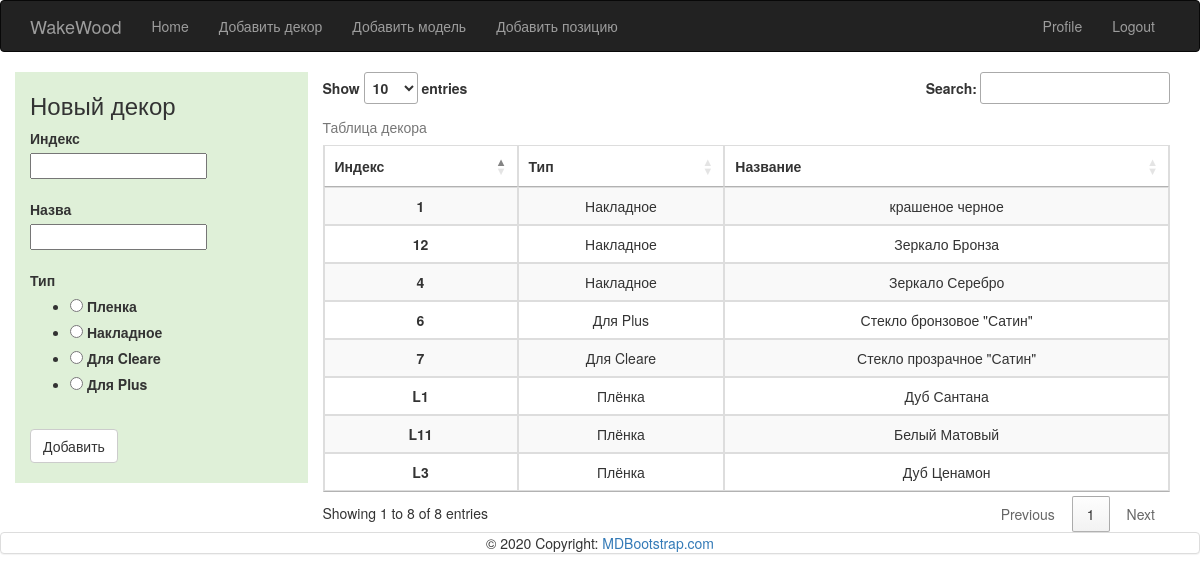
The page /decor (signed in) on the database its author committed.
### app_dir/models.py (models this page shows, shortened)
class Decor(db.Model):
    __tablename__ = 'decor'
    id = db.Column(db.Integer, primary_key=True)
    indexname = db.Column(db.String(16), index=True, unique=True)
    decorname = db.Column(db.String(128), index=True, unique=True)
    decor_type = db.Column(db.String(4), index=True, unique=False)

### app_dir/routes.py (the view, shortened to what this page needs)
@app.route('/decor', methods=['get', 'post'])
@login_required
def decor():
    form = DecorForm()
    decors = Decor.query.all()
    if not decors:
        flash('В базе еще нет декора')
    return render_template('decor.html', title='Decor', decors=decors, forms=form)

### app_dir/forms.py
class DecorForm(FlaskForm):
    indexname = StringField('Индекс', validators=[DataRequired()])
    decorname = StringField('Назва', validators=[DataRequired()])
    decor_type = RadioField(
        'Тип',
        choices=[
            ('0', 'Пленка'),
            ('1', 'Накладное'),
            ('2', 'Для Cleare'),
            ('3', 'Для Plus')
        ]
    )
    submit = SubmitField('Добавить')

### app_dir/models.py (called while the page is built)
@login.user_loader
def load_user(id):
    return User.query.get(int(id))

### app_dir/templates/decor.html (shortened to what this page needs)
{% extends "base.html" %}
{% from "_formhelpers.html" import render_field %}
{% block app_content %}
<div class="row" >
    <div class="col-sm-3 bg-success">
        <h3>Новый декор</h3>
        <form action="" method="post">
                <dl>
                    {{ render_field(forms.indexname) }}
                    {{ render_field(forms.decorname) }}
                    {{ render_field(forms.decor_type) }}
                    {{ forms.submit(class_="btn btn-default") }}
                </dl>
        </form>
    </div>
    <div class="col-sm-9">
        <table class="table table-bordered table-striped text-center" id="same_table">
            <caption>Таблица декора</caption>
            <thead>
                <tr>
                    <th class="text-center">Индекс</th>
                    <th class="text-center">Тип</th>
                    <th class="text-center">Название</th>
                </tr>
            </thead>
            <tbody>
            {% for decor in decors %}
            <tr>
                <td>
                    <strong>{{ decor.indexname }}</strong>
                </td>
                <td>
                    {% if decor.decor_type == '1000' %}
                        Плёнка
                    {% elif decor.decor_type == '0100' %}
                        Накладное
                    {% elif decor.decor_type == '0010' %}
                        Для Cleare
                    {% elif decor.decor_type == '0001' %}
                        Для Plus
                    {% endif %}
                </td>
                <td>
                    {{ decor.decorname }}
                </td>
            </tr>
            {% endfor %}
            </tbody>
        </table>
    </div>
</div>
{% endblock %}

### app_dir/templates/base.html (shortened to what this page needs)
{% extends 'bootstrap/base.html' %}
{% block styles %}
{{ super() }}
    <link rel="stylesheet" type="text/css" href="//cdn.datatables.net/1.10.20/css/jquery.dataTables.css">
{% endblock %}
{% block navbar %}
    <nav class="navbar navbar-inverse">
        <div class="container">
            <div class="navbar-header">
                <a class="navbar-brand" href="{{ url_for('index') }}">WakeWood</a>
            </div>
            <div class="collapse navbar-collapse" id="bs-example-navbar-collapse-1">
                <ul class="nav navbar-nav">
                    <li><a href="{{ url_for('index') }}">Home</a></li>
                    <li><a href="{{ url_for('decor') }}">Добавить декор</a></li>
                    <li><a href="{{ url_for('door_model') }}">Добавить модель</a></li>
                    <li><a href="{{ url_for('position') }}">Добавить позицию</a></li>
                </ul>
                <ul class="nav navbar-nav navbar-right">
                    {% if current_user.is_anonymous %}
                    <li><a href="{{ url_for('login') }}">Login</a></li>
                    {% else %}
                    <li><a href="{{ url_for('user', username=current_user.username) }}">Profile</a></li>
                    <li><a href="{{ url_for('logout') }}">Logout</a></li>
                    {% endif %}
                </ul>
            </div>
        </div>
    </nav>
{% endblock %}
{% block content %}
    <div class="container">
        {% block app_content %}{% endblock %}
    </div>
{% endblock %}
{% block scripts %}
<div class="panel panel-default">
    <div class="footer-copyright text-center py-3">© 2020 Copyright:
        <a href="https://mdbootstrap.com/education/bootstrap/"> MDBootstrap.com</a>
    </div>
</div>
{% endblock %}

### app_dir/templates/_formhelpers.html (shortened to what this page needs)
{% macro render_field(field) %}
  <dt>{{ field.label }}
  <dd>{{ field(**kwargs)|safe }}
  </dd>
  <br>
{% endmacro %}

### rows shown on the page
Decor: indexname "L3", decor_type "Плёнка", decorname "Дуб Ценамон"
Decor: indexname "L11", decor_type "Плёнка", decorname "Белый Матовый"
Decor: indexname "4", decor_type "Накладное", decorname "Зеркало Серебро"
Decor: indexname "7", decor_type "Для Cleare", decorname "Стекло прозрачное \"Сатин\""
Decor: indexname "6", decor_type "Для Plus", decorname "Стекло бронзовое \"Сатин\""
Decor: indexname "L1", decor_type "Плёнка", decorname "Дуб Сантана"
Decor: indexname "1", decor_type "Накладное", decorname "крашеное черное"
Decor: indexname "12", decor_type "Накладное", decorname "Зеркало Бронза"

### other values the page prints
{{ field.label }} "Индекс Назва Тип"
